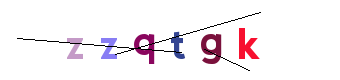
#> input picture zzqtgk-0.png, 340 x 80 px, found by its file name; its folder holds only this picture in this run
$ python -i segmentation_to_character_dataset.py   (imports and definitions only)
#> lines starting #> are read from the running program, lines starting #| are printed output that depends on the picture; after the words box and inside, x2 and y2 are one past the last pixel; in counts of white or black regions, pixels touching at a corner belong together
import cv2
import numpy as np
from tqdm import tqdm
import os

input_folder = "preprocessed_images"
output_folder = "character_dataset"

indexDict = {}

def segment_image(filename):
#> called with filename = '../zzqtgk-0.png'
    input_path = os.path.join(input_folder, filename)
    img = cv2.imread(input_path, 0)
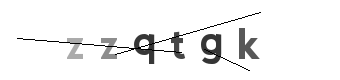
#> img: shape (80, 340); min 0, max 255, mean 241.8
    num_labels, labels = cv2.connectedComponents(img)
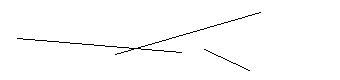
#> labels: shape (80, 340) int32; values 0 (black) and 1 (white), 98.7% white; black in thin lines or dots, all inside (x1, y1, x2, y2) = (17, 12, 261, 71)
#> num_labels = 2

    string_label = os.path.splitext(filename)[0]
    expected_char_count = len(string_label)

    # Close gaps untile expected number of components is reached
    k = 3
    while num_labels - 1 > expected_char_count:
        kernel = np.ones((k, k), np.uint8)
        closed = cv2.morphologyEx(img, cv2.MORPH_CLOSE, kernel)
        num_labels, labels = cv2.connectedComponents(closed)
        k += 1
#> this loop made 0 passes
#> after the loop, k = 3

    # If lesser components than expected, overlapping case
    if num_labels - 1 < expected_char_count:
        return 0

    # Create subdirectories for each character in this image
    for char in string_label:
        char_dir = os.path.join(output_folder, char)
        os.makedirs(char_dir, exist_ok=True)

    components = []

    for label in range(1, num_labels):  # Skip background (label 0)
        # Create mask for this component
        mask = np.uint8(labels == label) * 255

        # Find bounding box coordinates
        coords = cv2.findNonZero(mask)
        x, y, w, h = cv2.boundingRect(coords)

        # Extract the character from the original image
        char_img = img[y:y+h, x:x+w]

        components.append([x, char_img])

    components.sort(key=lambda k: k[0])

    for i, component in enumerate(components):
        char_label = string_label[i]

        idx = indexDict.get(char_label, 0)
        indexDict[char_label] = indexDict.get(char_label, 0) + 1

        output_path = os.path.join(output_folder, char_label, f"{char_label}_{idx:04d}.png")

        cv2.imwrite(output_path, component[1])

    return 1

def process_folder():
    # Create output folder if it doesn't exist
    if not os.path.exists(output_folder):
        os.makedirs(output_folder)

    # Get list of PNG files only
    image_files = [f for f in os.listdir(input_folder) if f.endswith('.png')]

    print(f"Found {len(image_files)} PNG files to process")

    success = 0

    # Process each image with progress bar
    for filename in tqdm(image_files, desc="Processing images"):
        success += segment_image(filename)

    print(f"Successfully processed {success}/{len(image_files)} images. Results saved to {output_folder}")

# [1 line not run here, left out]

>>> result = segment_image('../zzqtgk-0.png')

$ run again, on zzsnsjl-0.png
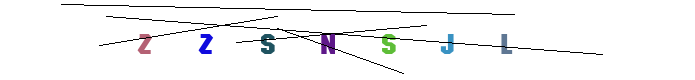
#> input picture zzsnsjl-0.png, 695 x 80 px, found by its file name
#> in segment_image, `img = cv2.imread(input_path, 0)`:
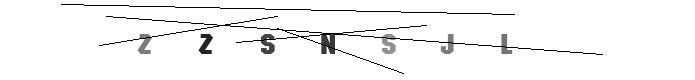
#> img: shape (80, 695); min 0, max 255, mean 245
#> in segment_image, `num_labels, labels = cv2.connectedComponents(img)`:
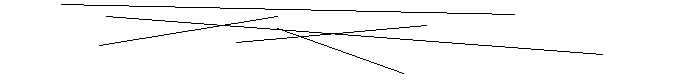
#> labels: shape (80, 695) int32; values 0 (black) and 1 (white), 97.4% white; black in thin lines or dots, all inside (x1, y1, x2, y2) = (61, 4, 603, 74)
#> num_labels = 2
#> after the loop in segment_image, `while num_labels - 1 > expected_char_count:`: k = 3

$ run again, on zzt26-0.png
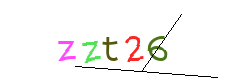
#> input picture zzt26-0.png, 225 x 80 px, found by its file name
#> in segment_image, `img = cv2.imread(input_path, 0)`:
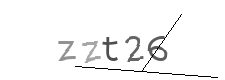
#> img: shape (80, 225); min 0, max 255, mean 246.5
#> in segment_image, `num_labels, labels = cv2.connectedComponents(img)`:
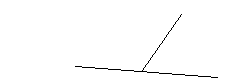
#> labels: shape (80, 225) int32; values 0 (black) and 1 (white), 98.9% white; black in thin lines or dots, all inside (x1, y1, x2, y2) = (75, 14, 218, 78)
#> num_labels = 2
#> after the loop in segment_image, `while num_labels - 1 > expected_char_count:`: k = 3
